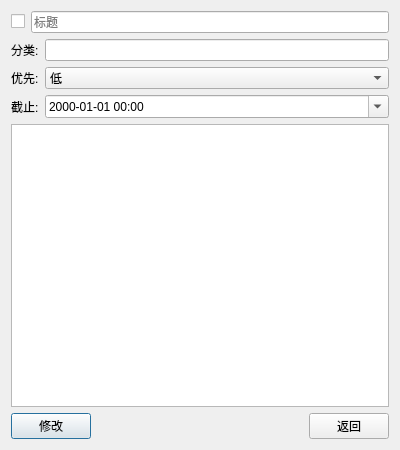
<?xml version="1.0" encoding="UTF-8"?>
<ui version="4.0">
 <class>TaskDetailDialog</class>
 <widget class="QDialog" name="TaskDetailDialog">
  <property name="geometry">
   <rect>
    <x>0</x>
    <y>0</y>
    <width>400</width>
    <height>450</height>
   </rect>
  </property>
  <property name="windowTitle">
   <string>任务详情</string>
  </property>
  <layout class="QVBoxLayout" name="verticalLayout">
   <item>
    <layout class="QHBoxLayout" name="horizontalLayout">
     <item>
      <widget class="QCheckBox" name="statusInput">
       <property name="text">
        <string/>
       </property>
      </widget>
     </item>
     <item>
      <widget class="QLineEdit" name="titleInput">
       <property name="placeholderText">
        <string>标题</string>
       </property>
      </widget>
     </item>
    </layout>
   </item>
   <item>
    <layout class="QFormLayout" name="formLayout">
     <item row="0" column="0">
      <widget class="QLabel" name="label_2">
       <property name="text">
        <string>分类:</string>
       </property>
      </widget>
     </item>
     <item row="0" column="1">
      <widget class="QLineEdit" name="categoryInput"/>
     </item>
     <item row="1" column="0">
      <widget class="QLabel" name="label_4">
       <property name="text">
        <string>优先:</string>
       </property>
      </widget>
     </item>
     <item row="1" column="1">
      <widget class="QComboBox" name="priorityInput">
       <item>
        <property name="text">
         <string>低</string>
        </property>
       </item>
       <item>
        <property name="text">
         <string>中</string>
        </property>
       </item>
       <item>
        <property name="text">
         <string>高</string>
        </property>
       </item>
      </widget>
     </item>
     <item row="2" column="0">
      <widget class="QLabel" name="label_6">
       <property name="text">
        <string>截止:</string>
       </property>
      </widget>
     </item>
     <item row="2" column="1">
      <widget class="QDateTimeEdit" name="deadlineInput">
       <property name="displayFormat">
        <string>yyyy-MM-dd HH:mm</string>
       </property>
       <property name="calendarPopup">
        <bool>true</bool>
       </property>
      </widget>
     </item>
    </layout>
   </item>
   <item>
    <widget class="QTextEdit" name="descriptionInput"/>
   </item>
   <item>
    <layout class="QHBoxLayout" name="buttonLayout">
     <item>
      <widget class="QPushButton" name="updateButton">
       <property name="text">
        <string>修改</string>
       </property>
      </widget>
     </item>
     <item>
      <spacer name="horizontalSpacer">
       <property name="orientation">
        <enum>Qt::Orientation::Horizontal</enum>
       </property>
       <property name="sizeHint" stdset="0">
        <size>
         <width>40</width>
         <height>20</height>
        </size>
       </property>
      </spacer>
     </item>
     <item>
      <widget class="QPushButton" name="cancelButton">
       <property name="text">
        <string>返回</string>
       </property>
      </widget>
     </item>
    </layout>
   </item>
  </layout>
 </widget>
 <resources/>
 <connections/>
</ui>
